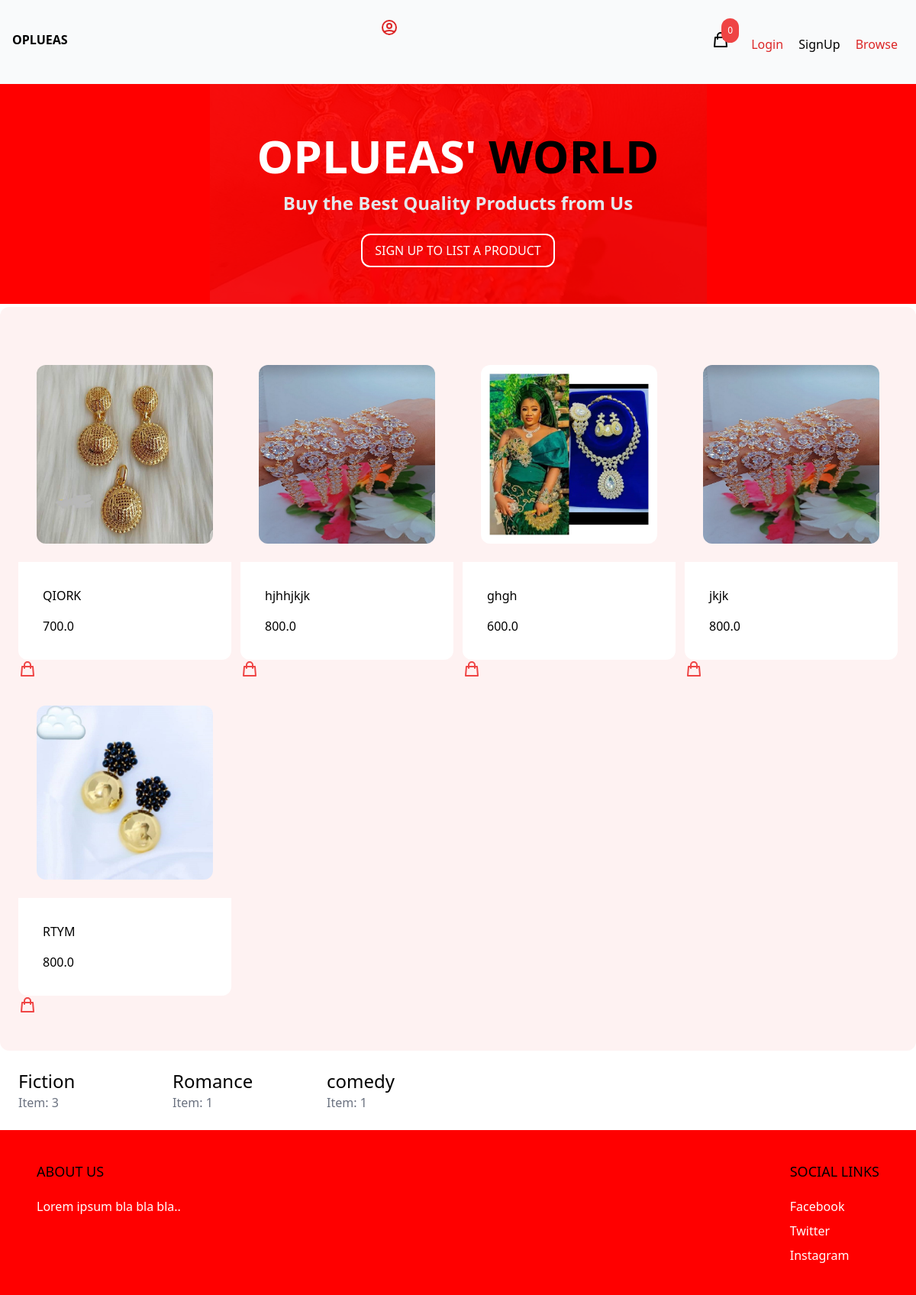
The page / on the database its author committed.
### item/models.py (models this page shows, shortened)
class Item(models.Model):
    category = models.ForeignKey(Category, related_name ='items', on_delete = models.CASCADE)
    name = models.CharField(max_length = 255)
    description = models.TextField(blank =True, null =True)
    price = models.FloatField()
    image = models.ImageField(upload_to = 'item_images', blank =  True, null = True)
    is_sold = models.BooleanField(default = False)
    created_by = models.ForeignKey(User, related_name = 'items', on_delete = models.CASCADE)
    created_at = models.DateTimeField(auto_now_add=True)

class Category(models.Model):
    name = models.CharField(max_length=255)

### core/views.py (the view)
# urls.py: path('', index, name = 'index'),
def index(request):
    items = Item.objects.filter(is_sold = False)
    categories =Category.objects.all()
    return render(request, 'core/index.html', {
        'items':items,
        'categories':categories
    })

### cart/cart.py (called while the page is built)
    def __len__(self):
        return sum(item['quantity'] for item in self.cart.values())

### cart/context_processors.py (called while the page is built)
def cart(request):
    return {'cart':Cart(request)}

### core/templates/core/index.html (shortened to what this page needs)
{% extends 'core/base.html' %}
{% block content %}
        <div class="mt-1  px-6 py-12 bg-red-50 rounded-xl">
           <div class="grid grid-cols-4 px-15 mt-1 gap-3">
            {% for item in items %}
                <div>
                    <a href="{% url 'item:detail'  item.id %}">
                    <div class="p-6 rounded-xl w-full h-25"><img src="{{item.image.url}}" alt="" class="rounded-xl"></div>
                    <div class="p-6 bg-white rounded-b-xl">
                    <h2 class="text-l gray-400 p-2">{{item.name}}</h2>
                    <p class=" gray-400 p-2">{{item.price}}</p>
                    </div>
                    </a>
                    <a
                        href="#"
                        hx-get="{% url 'add_to_cart' item.id %}"
                        hx-target="#menu-cart-button"
                        hx-swap="outerHTML"
                        class="text-red-500 hover:text-oplueas">
                        <svg xmlns="http://www.w3.org/2000/svg" class="h-6 w-6" fill="none" viewBox="0 0 24 24" stroke="currentColor">
                            <path stroke-linecap="round" stroke-linejoin="round" stroke-width="2" d="M16 11V7a4 4 0 00-8 0v4M5 9h14l1 12H4L5 9z" />
                        </svg>
                    </a>
                </div>
            {% endfor %}
           </div>
        </div>
        <div class="grid grid-cols-6 gap-3">
            {% for category in categories %}
            <div class="p-6 bg-white rounded-b-xl">
                <h2 class="text-2xl">{{category.name}}</h2>
                <p class="text-gray-500">Item: {{category.items.count}}</p>
            </div>
            {% endfor %}
        </div>
    {% endblock %}

### core/templates/core/base.html (shortened to what this page needs)
<!DOCTYPE html>
<html lang="en">
<head>
    <script src="https://cdn.tailwindcss.com"></script>
</head>
<body>
    <nav class="p6 flex justify-between bg-gray-50 py-6">
        <a href="/" class="p-4 font-bold hover:text-red-600">OPLUEAS</a>
        <a href="{% url 'core:login' %}" class="text-red-600">
        </a>
        <div class="p-4">
            <div class="inline-block mr-4">
                {% include 'cart/menu_cart.html' %}
            </div>
            {% if user.is_authenticated %}
            <a href="{% url 'item:new' %}" class="rounded-xl p-2 text-black hover:bg-gray-300 text-black">New Item</a>
            <a href="{% url 'dashboard:index' %}" class=" rounded-xl p-2 text-oplueas hover:bg-gray-300 text-red-600">Dashboard</a>
            <a href="{% url 'conversation:inbox' %}" class=" rounded-xl p-2 text-black hover:bg-gray-300 text-black">Inbox</a>
            <a href="{% url 'core:logout' %}" class=" rounded-xl p-2 text-oplueas hover:bg-black text-black">Logout</a>
            {% else %}
            <a href="{% url 'core:login' %}" class=" rounded-xl p-2 text-red-600 hover:bg-gray-300 text-black">Login</a>
            <a href="{% url 'core:signup' %}" class=" rounded-xl p-2 text-red hover:bg-gray-300 text-black">SignUp</a>
            <a href="{% url 'item:items' %}" class=" rounded-xl p-2 text-red-600 hover:bg-gray-300 text-black">Browse</a>
            {% endif %}
        </div>
    </nav>
<section
class="relative h-72 bg-oplueas flex flex-col justify-center align-center text-center space-y-4 mb-1"
>
<div
    class="absolute top-0 left-0 w-full h-full opacity-10 bg-no-repeat bg-center"
    style="background-image: url('/images/jewelry2.png')"
></div>
<div class="z-10">
    <h1 class="text-6xl font-bold uppercase text-white">
        Oplueas' <span class="text-black">World</span>
    </h1>
    <p class="text-2xl text-gray-200 font-bold my-4">
        Buy the Best Quality Products from Us
    </p>
    <div>
        <a
            href="{% url 'core:signup' %}"
            class="inline-block border-2 border-white text-white py-2 px-4 rounded-xl uppercase mt-2 hover:text-black hover:border-black"
            >Sign Up to List a Product</a
        >
    </div>
</div>
</section>
    {% block content %}
    {% endblock %}
    <footer class="bg-oplueas">
        <div class="max-w-6xl mx-auto py-10 px-6 xl:px-0 md:flex justify-between">
            <div class="footer-left mb-12 md:mb-0">
                <h2 class="mb-5 uppercase text-lg">About us</h2>
                <p class="text-white">Lorem ipsum bla bla bla..</p>
            </div>
            <div class="footer-right">
                <h2 class="mb-5 uppercase text-lg">Social links</h2>
                <ul class="space-y-2">
                    <li><a href="#" class="text-white hover:text-purple-800">Facebook</a></li>
                    <li><a href="#" class="text-white hover:text-purple-800">Twitter</a></li>
                    <li><a href="#" class="text-white hover:text-purple-800">Instagram</a></li>
                </ul>
            </div>
        </div>
    </footer>
</body>
</html>

### cart/templates/cart/menu_cart.html
<a href="{% url 'cart' %}" id="menu-cart-button" class="relative ">
    <svg xmlns="http://www.w3.org/2000/svg" class="h-6 w-6" fill="none" viewBox="0 0 24 24" stroke="currentColor">
        <path stroke-linecap="round" stroke-linejoin="round" stroke-width="2" d="M16 11V7a4 4 0 00-8 0v4M5 9h14l1 12H4L5 9z" />
    </svg>
    <span class="p-2 absolute -top-4 -right-3 bg-red-500 text-white text-xs rounded-full">{{ cart|length }}</span>
</a>

### rows shown on the page
Item: image (picture), name "QIORK", price "700.0"
Item: image (picture), name "hjhhjkjk", price "800.0"
Item: image (picture), name "ghgh", price "600.0"
Item: image (picture), name "jkjk", price "800.0"
Item: image (picture), name "RTYM", price "800.0"
Category: name "Fiction", items.count "3"
Category: name "Romance", items.count "1"
Category: name "comedy", items.count "1"

### other values the page prints
{{ cart|length }} "0"
